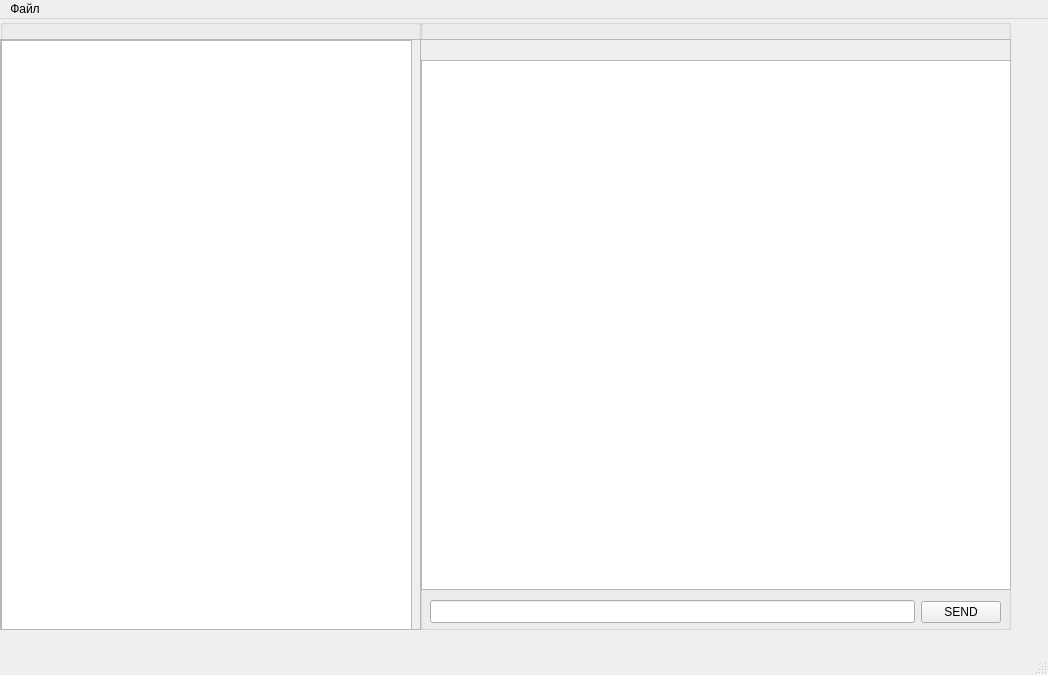
<?xml version="1.0" encoding="UTF-8"?>
<ui version="4.0">
 <class>ChatClient</class>
 <widget class="QMainWindow" name="ChatClient">
  <property name="geometry">
   <rect>
    <x>0</x>
    <y>0</y>
    <width>1048</width>
    <height>675</height>
   </rect>
  </property>
  <property name="windowTitle">
   <string>MainWindow</string>
  </property>
  <widget class="QWidget" name="centralwidget">
   <widget class="QGroupBox" name="groupBox">
    <property name="geometry">
     <rect>
      <x>420</x>
      <y>0</y>
      <width>591</width>
      <height>611</height>
     </rect>
    </property>
    <property name="title">
     <string/>
    </property>
    <widget class="QScrollArea" name="scrollArea_2">
     <property name="geometry">
      <rect>
       <x>0</x>
       <y>20</y>
       <width>591</width>
       <height>551</height>
      </rect>
     </property>
     <property name="widgetResizable">
      <bool>true</bool>
     </property>
     <widget class="QWidget" name="scrollAreaWidgetContents_3">
      <property name="geometry">
       <rect>
        <x>0</x>
        <y>0</y>
        <width>589</width>
        <height>549</height>
       </rect>
      </property>
      <widget class="QTextBrowser" name="ChatBrowser">
       <property name="geometry">
        <rect>
         <x>0</x>
         <y>20</y>
         <width>591</width>
         <height>531</height>
        </rect>
       </property>
      </widget>
     </widget>
    </widget>
    <widget class="QWidget" name="layoutWidget">
     <property name="geometry">
      <rect>
       <x>10</x>
       <y>580</y>
       <width>571</width>
       <height>26</height>
      </rect>
     </property>
     <layout class="QHBoxLayout" name="horizontalLayout">
      <item>
       <widget class="QLineEdit" name="lineEdit_message">
        <property name="font">
         <font>
          <pointsize>10</pointsize>
         </font>
        </property>
       </widget>
      </item>
      <item>
       <widget class="QPushButton" name="pushButton_send">
        <property name="text">
         <string>SEND</string>
        </property>
        <property name="autoDefault">
         <bool>false</bool>
        </property>
        <property name="default">
         <bool>false</bool>
        </property>
       </widget>
      </item>
     </layout>
    </widget>
   </widget>
   <widget class="QGroupBox" name="groupBox_2">
    <property name="geometry">
     <rect>
      <x>0</x>
      <y>0</y>
      <width>421</width>
      <height>611</height>
     </rect>
    </property>
    <property name="title">
     <string/>
    </property>
    <widget class="QScrollArea" name="scrollArea">
     <property name="geometry">
      <rect>
       <x>0</x>
       <y>20</y>
       <width>421</width>
       <height>591</height>
      </rect>
     </property>
     <property name="widgetResizable">
      <bool>true</bool>
     </property>
     <widget class="QWidget" name="scrollAreaWidgetContents">
      <property name="geometry">
       <rect>
        <x>0</x>
        <y>0</y>
        <width>419</width>
        <height>589</height>
       </rect>
      </property>
      <widget class="QListWidget" name="listWidget_Dialogs">
       <property name="geometry">
        <rect>
         <x>0</x>
         <y>0</y>
         <width>411</width>
         <height>591</height>
        </rect>
       </property>
      </widget>
     </widget>
    </widget>
   </widget>
  </widget>
  <widget class="QMenuBar" name="menubar">
   <property name="geometry">
    <rect>
     <x>0</x>
     <y>0</y>
     <width>1048</width>
     <height>20</height>
    </rect>
   </property>
   <widget class="QMenu" name="menu">
    <property name="title">
     <string>Файл</string>
    </property>
   </widget>
   <addaction name="menu"/>
  </widget>
  <widget class="QStatusBar" name="statusbar"/>
 </widget>
 <resources/>
 <connections/>
</ui>
